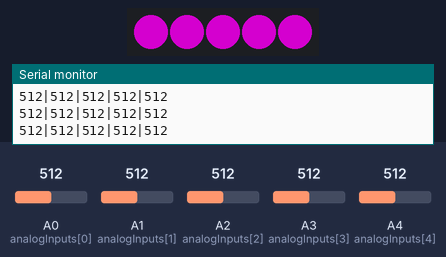
A sketch run on a simulated Arduino Uno, built with avr-gcc and run on an emulated ATmega328P. Parts: 5 RGB LEDs in strip order, left to right, the last lines printed to the serial monitor. The inputs (shaded band) are chosen by the test bench; at power-on: A0 (analogInputs[0]) = 512, A1 (analogInputs[1]) = 512, A2 (analogInputs[2]) = 512, A3 (analogInputs[3]) = 512, A4 (analogInputs[4]) = 512. Dim RGB values are drawn brighter than linear.

Above: at 1.2 s.
1.3 s: A0 (analogInputs[0]) set to 30
At 2.1 s:
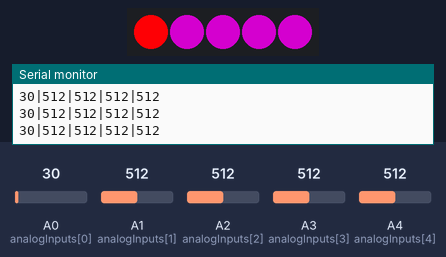
3.1 s: A1 (analogInputs[1]) set to 716
At 3.8 s:
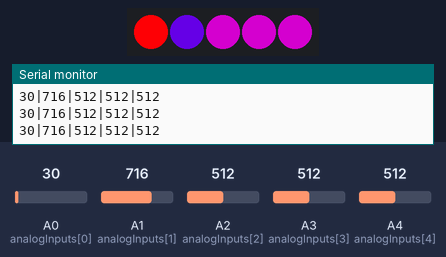
5.0 s: A2 (analogInputs[2]) set to 716
At 6.2 s:
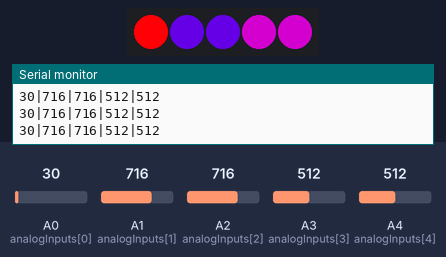
6.8 s: A3 (analogInputs[3]) set to 306
At 7.9 s:
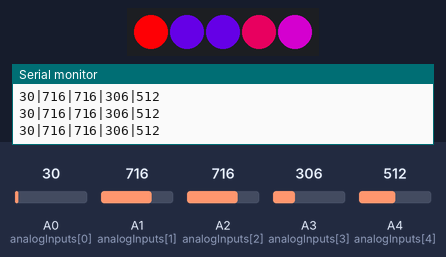
8.7 s: A4 (analogInputs[4]) set to 30
At 9.6 s:
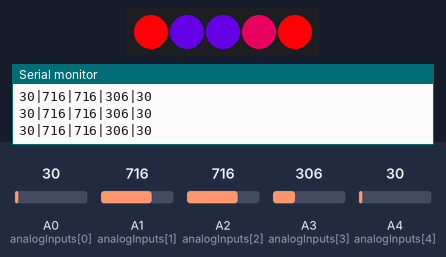
10.5 s: A1 (analogInputs[1]) set to 30
At 11.4 s:
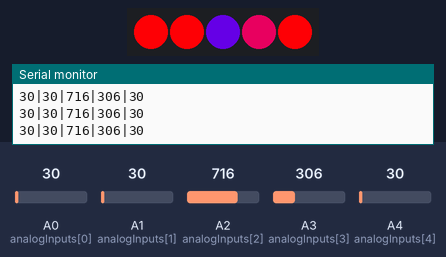
Timing chart, 0 to 13.3 s (numbered marks = the images above; inputs shaded):
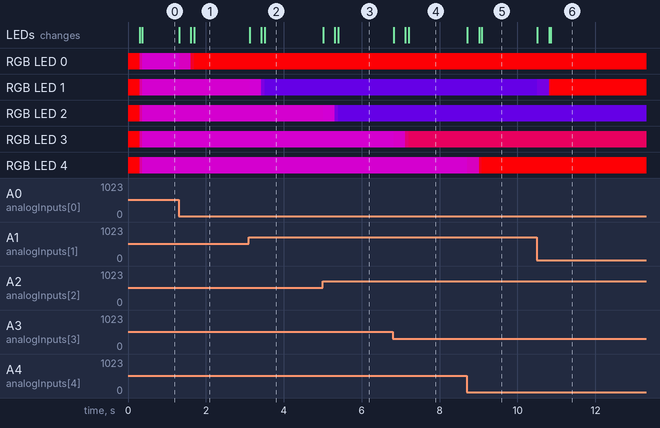

The sketch:

DeeJ_RGB.ino
```cpp
#include <Arduino.h>
#include <Adafruit_NeoPixel.h>

// Define the number of sliders and LED strip settings
const int NUM_SLIDERS = 5;
const int analogInputs[NUM_SLIDERS] = {A0, A1, A2, A3, A4};
const int ledPin = 8;  // Pin where the WS2812 LEDs are connected
const int numLEDs = NUM_SLIDERS;  // One LED per slider
Adafruit_NeoPixel strip = Adafruit_NeoPixel(numLEDs, ledPin, NEO_GRB + NEO_KHZ800);

const int numReadings = 20;
int sliderValues[NUM_SLIDERS];
int sliderReadings[NUM_SLIDERS][numReadings];
int readIndex[NUM_SLIDERS] = {0};
int total[NUM_SLIDERS] = {0};
int averageSliderValues[NUM_SLIDERS] = {0};
int analogSliderValues[NUM_SLIDERS];

void setup() {
  Serial.begin(9600);
  for (int i = 0; i < NUM_SLIDERS; i++) {
    pinMode(analogInputs[i], INPUT);
    for (int j = 0; j < numReadings; j++) {
      sliderReadings[i][j] = 0;
    }
  }
  strip.begin();
  strip.show(); // Initialize all pixels to 'off'
}

void loop() {
  for (int i = 0; i < NUM_SLIDERS; i++) {
    sliderValues[i] = analogRead(analogInputs[i]);
    updateAverage(i, sliderValues[i]);
  }


  updateLEDs();
  updateSliderValues();
  sendSliderValues(); // Actually send data (all the time)
  // printSliderValues(); // For debug
  delay(10);
}

void updateSliderValues() {
  for (int i = 0; i < NUM_SLIDERS; i++) {
     analogSliderValues[i] = analogRead(analogInputs[i]);
  }
}

void sendSliderValues() {
  String builtString = String("");

  for (int i = 0; i < NUM_SLIDERS; i++) {
    builtString += String((int)analogSliderValues[i]);

    if (i < NUM_SLIDERS - 1) {
      builtString += String("|");
    }
  }

  Serial.println(builtString);
}

void printSliderValues() {
  for (int i = 0; i < NUM_SLIDERS; i++) {
    String printedString = String("Slider #") + String(i + 1) + String(": ") + String(analogSliderValues[i]) + String(" mV");
    Serial.write(printedString.c_str());

    if (i < NUM_SLIDERS - 1) {
      Serial.write(" | ");
    } else {
      Serial.write("\n");
    }
  }
}


void updateAverage(int sliderIndex, int newValue) {
  total[sliderIndex] = total[sliderIndex] - sliderReadings[sliderIndex][readIndex[sliderIndex]];
  sliderReadings[sliderIndex][readIndex[sliderIndex]] = newValue;
  total[sliderIndex] = total[sliderIndex] + sliderReadings[sliderIndex][readIndex[sliderIndex]];
  readIndex[sliderIndex] = (readIndex[sliderIndex] + 1) % numReadings;
  averageSliderValues[sliderIndex] = total[sliderIndex] / numReadings;
}

void updateLEDs() {
  if (averageSliderValues[0] < 10) {
    strip.clear();
    strip.show();
    return;
  }

  for (int i = 0; i < NUM_SLIDERS; i++) {
    if (averageSliderValues[i] < 10) {
      strip.setPixelColor(i, strip.Color(0, 0, 0)); // Turn off the LED
    } else {
      int brightness = map(averageSliderValues[i], 10, 1023, 0, 255); // Adjust mapping for values above 10
      strip.setPixelColor(i, strip.Color(255 - brightness, 0, brightness)); // Red to Blue gradient
    }
  }
  strip.show();
}
```

Measured:
- after the input at 1.3 s, RGB LED 0: RGB(129, 0, 126) → RGB(135, 0, 120) at once, → RGB(220, 0, 35) 0.30 s later, → RGB(250, 0, 5) 0.08 s later; the LEDs: first change at once (image 1 shows a later state)
- after the input at 3.1 s, RGB LED 1: RGB(129, 0, 126) → RGB(127, 0, 128) at once, → RGB(91, 0, 164) 0.30 s later, → RGB(78, 0, 177) 0.08 s later; the LEDs: first change at once (image 2 shows a later state)
- after the input at 5.0 s, RGB LED 2: RGB(129, 0, 126) → RGB(127, 0, 128) at once, → RGB(91, 0, 164) 0.30 s later, → RGB(78, 0, 177) 0.08 s later; the LEDs: first change at once (image 3 shows a later state)
- after the input at 6.8 s, RGB LED 3: RGB(129, 0, 126) → RGB(132, 0, 123) at once, → RGB(168, 0, 87) 0.30 s later, → RGB(181, 0, 74) 0.08 s later
- after the input at 8.7 s, RGB LED 4: RGB(129, 0, 126) → RGB(135, 0, 120) at once, → RGB(226, 0, 29) 0.31 s later, → RGB(250, 0, 5) 0.06 s later; the LEDs: first change at once (image 5 shows a later state)
- after the input at 10.5 s, RGB LED 1: RGB(78, 0, 177) → RGB(87, 0, 168) at once, → RGB(225, 0, 30) 0.31 s later, → RGB(250, 0, 5) 0.04 s later; the LEDs: first change at once (image 6 shows a later state)
